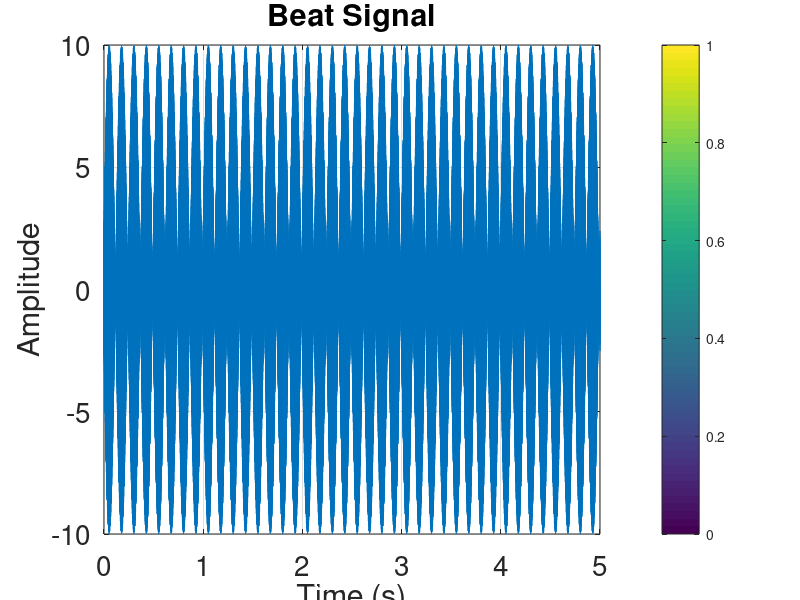

This chart was generated by the following MATLAB code: (Note: this script raises an error after producing the figure.)
%% Spectograms of AM and FM Signals: Lab S-7: 2.1 Lab Exercise

%2.1.2a)
%create and plot a beat signal defined in the lab with duration of 5secs,
%sampling rate = 8000 samples/s, and fDelta = 4 Hz. Phases can be random. 
clear;

amp = 10; %amplitude
fc = 1024; %center frequency 
phic = 2*pi*rand; %phase of 2nd sinusoid (random)
fDelta = 4; %modulation frequency 
phiDelta = 2*pi*rand; %phase of 2nd sinusoid (random) 
tStart = 0; %starting time (secs)
tStop = 5; %ending time (secds)
fSamp = 8000;

tt = tStart:(1/fSamp):tStop; %vector of times
xx = amp *cos(2*pi*fc*tt+phic).*cos(2*pi*fDelta*tt+phiDelta);
soundsc( xx, fSamp);

%Plot the beat signal with duration of 5s, sample rate of fs=8000 samples/s
figure (1);
plot(tt,xx);
colorbar;
grid on;
title('Beat Signal', 'FontSize', 50);
xlabel('Time (s)', 'FontSize', 25);
ylabel('Amplitude', 'FontSize', 25);
set(gca,'FontSize',20)


%2.1.2b)  
%When fDelta = 4, determine the two locations of the spectrum lines 
%that you expect to see in the spectrogram.
f1 = fc - fDelta;
f2 = fc + fDelta;
%Matlab shows these two answers as f1 = 1020 and f2= 1024, meaning there
%should be 2 spectrum lines at 1020 Hz and 1024 Hz. 

%2.1c)
%make a spectogram of b(t) using Lsect = 256. Comment on what you see. 
Lsect = 256; %changed from 8000

%plot spectogram
figure (2);
plotspec(xx, fSamp, Lsect);
title ('Beat Note', 'FontSize', 50);
xlabel ('xx', 'FontSize', 25);
ylabel ('Frequency', 'FontSize', 25);
set(gca,'FontSize',20)
colorbar
grid on
zoom on %with neg. freq. 

%2.1.2d)
%Find Lsect value that will show by doubling the section length (e.g. 512,
%1024, 2048, and so on)

Lsect2 = 3800; %from Tsect value shown in line below
Tsect = Lsect2/fSamp

%plot spectogram
figure (3);
plotspec(xx, fSamp, Lsect2);
colorbar
grid on
zoom on %with neg. freq. 
title ('Beat Note', 'FontSize', 50);
xlabel ('xx', 'FontSize', 25);
ylabel ('Frequency (Hz)', 'FontSize', 25);
set(gca,'FontSize',20)

%%2.1.3a
%Determine C
C = Tsect * abs(f1 -f2); %C = 3.84

%2.1.3b
%change fDelta to 16Hz and repeat 2.1.2(d) (find a section length that will
%resolve the two frequency components whihc are further apart now).

fdelta = 16; %Hz
fc2 = 1024; %Hz

f11 = fc2 - fdelta; %Hz
f22 = fc2 + fdelta; %Hz

tsect = C / abs(f11 - f22); %tsect = 0.12 s
lsect = tsect * fSamp; %lsect3 = 960

%Note: The relationship is approximate, so the derived section length is
%not guaranteed to work. If that happens, a small increase in LSECT should 
%make it work

Lsect3 = 1000;

%plot spectrogram
figure (4);
plotspec(xx, fSamp, Lsect3);
colorbar
grid on
zoom on %with neg. freq. 
title ('Beat Note', 'FontSize', 50);
xlabel ('xx', 'FontSize', 25);
ylabel ('Frequency (Hz)', 'FontSize', 25);
set(gca,'FontSize',20)
